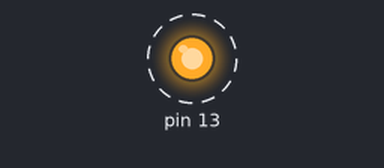
Simulated run of this sketch. Board: Arduino Uno, built with avr-gcc and run on an emulated ATmega328P. Shown: output pins drawn as LEDs (lit = HIGH). Dashed ring = blinking.

Above: at 0.2 s.
Timing chart, 0 to 3.0 s (numbered marks = the images above):
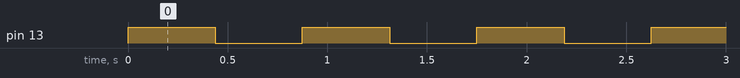

Measured:
- by itself, pin 13: alternates HIGH for 0.44 s and LOW for 0.44 s

The sketch:

BARE_METAL_CODE_LED_PART_3.ino
```cpp
#define mitchb *((volatile byte*)0x25)
#define mitchdirb *((volatile byte*)0x24)
void setup() {
 //DDRB=32;
 mitchdirb =32;
}

void loop() {
 // *((volatile byte*)0x25)=32;
mitchb =32;
  //for(long i=0;i<1000000;i++){*((volatile byte*)0x25)=32;}
  for(long i=0;i<1000000;i++){mitchb=32;}

  //*((volatile byte*)0x25)=0;
 // for(long i=0;i<1000000;i++){*((volatile byte*)0x25)=0;}
   mitchb=0;
  for(long i=0;i<1000000;i++){mitchb=0;}
}
```
